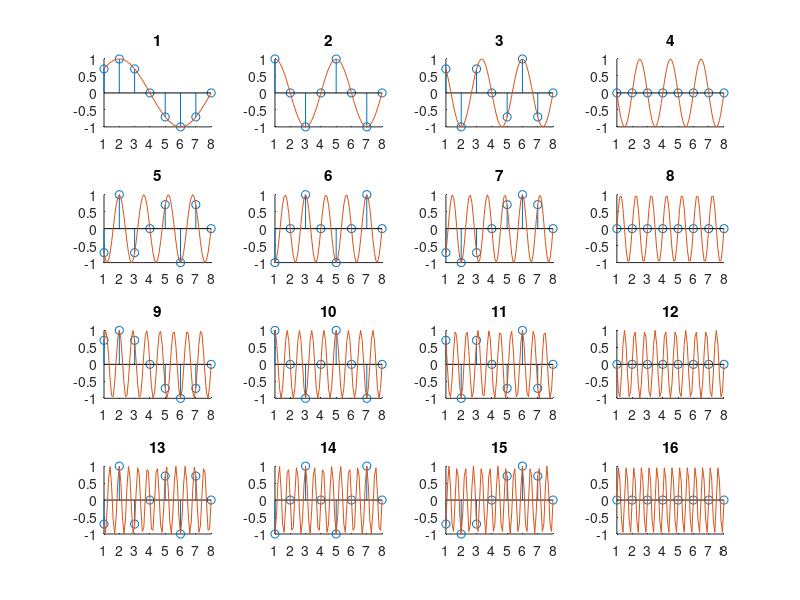

Write the MATLAB code that produced this figure.
N = 8;
t = 1:1:N;
x = 1:0.1:N;
for ind = 1:16
    subplot(4,4,ind)
    hold on
    stem(t, sin(2* pi * ind * t / N)); 
    plot(x, sin( 2* pi * ind * x / N)); 
    ylim([-1, 1]); title(ind);
end
